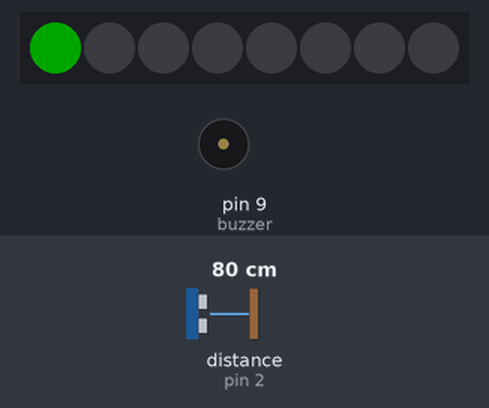
The sketch below on a simulated Arduino Uno, built with avr-gcc and run on an emulated ATmega328P. Shown: 8 RGB LEDs in strip order, left to right, buzzer (waves = sounding). Wiring (inferred from the names in the program): ultrasonic range finder: trigger pin 3; echo pin 2. The test bench sets the inputs (shaded band); at power-on: distance to the obstacle (sensor on pin 2) 80 cm. The echo pulse lasts 58.3 µs per cm; dim RGB values are drawn brighter than linear.

Above: at 1.2 s.
1.3 s: distance to the obstacle (sensor on pin 2) set to 14 cm
2.8 s: distance to the obstacle (sensor on pin 2) set to 11 cm
At 4.0 s:
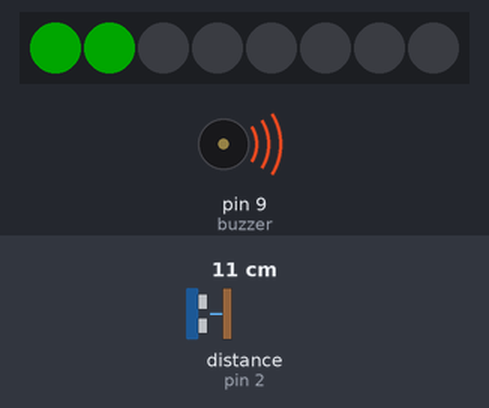
4.3 s: distance to the obstacle (sensor on pin 2) set to 2 cm
At 5.1 s:
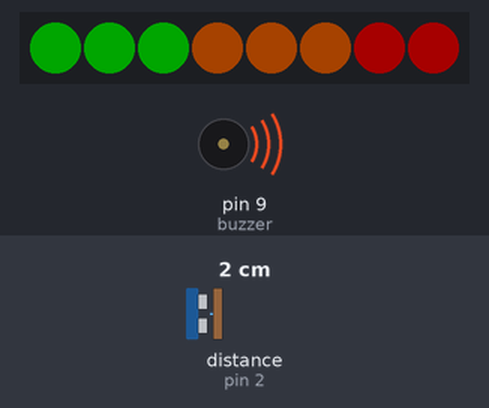
5.8 s: distance to the obstacle (sensor on pin 2) set to 4 cm
At 7.0 s:
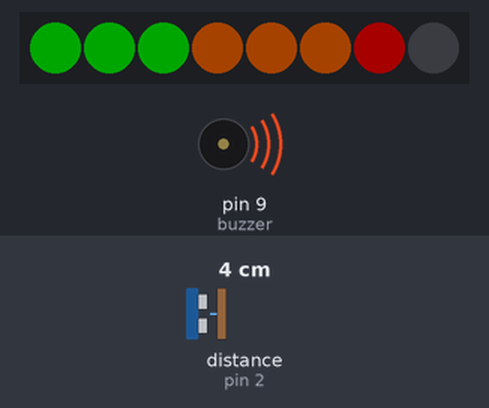
7.3 s: distance to the obstacle (sensor on pin 2) set to 10 cm
At 7.7 s:
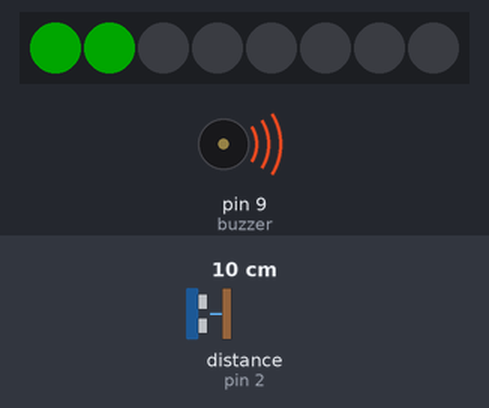
8.8 s: distance to the obstacle (sensor on pin 2) set to 3 cm
At 9.9 s:
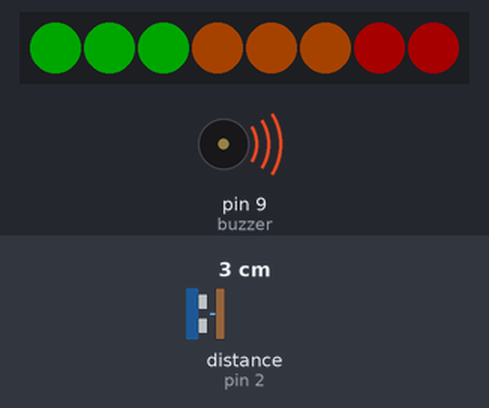
Timing chart, 0 to 11.3 s (numbered marks = the images above; inputs shaded):
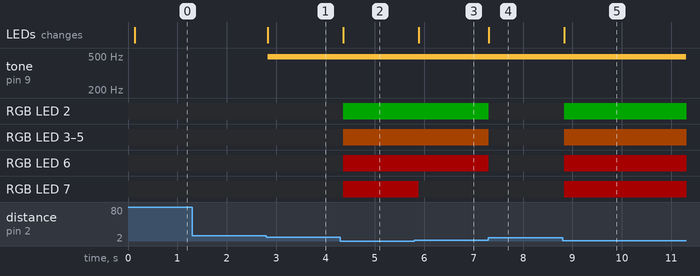

Measured:
- the behaviour switches between 13 and 12 cm on distance to the obstacle (sensor on pin 2) (found by bisection; images 0 and 1)
- after the input at 1.3 s, every drawn part: stays the same
- after the input at 2.8 s, tone on pin 9 (buzzer): silent → 490 Hz at once; the LEDs: change at once (image 1)
- after the input at 4.3 s, RGB LED 2: off → RGB(0, 40, 0) after 0.06 s; RGB LED 3–5: off → RGB(40, 16, 0) after 0.06 s; RGB LED 6, RGB LED 7: off → RGB(40, 0, 0) after 0.06 s; the LEDs: change after 0.06 s (image 2)
- after the input at 5.8 s, RGB LED 7: RGB(40, 0, 0) → off after 0.08 s; the LEDs: change after 0.08 s (image 3)
- after the input at 7.3 s, RGB LED 2: RGB(0, 40, 0) → off at once; RGB LED 3–5: RGB(40, 16, 0) → off at once; RGB LED 6: RGB(40, 0, 0) → off at once; the LEDs: change at once (image 4)
- after the input at 8.8 s, RGB LED 2: off → RGB(0, 40, 0) at once; RGB LED 3–5: off → RGB(40, 16, 0) at once; RGB LED 6, RGB LED 7: off → RGB(40, 0, 0) at once; the LEDs: change at once (image 5)

The sketch:

Project.ino
```cpp
#include <Adafruit_NeoPixel.h>
#include <SoftwareSerial.h>
SoftwareSerial BT(10, 11);
// BT module TX to pin 10
// BT module RX to pin 11
#ifdef __AVR__
#include <avr/power.h>
#endif
#include <EEPROM.h>
#define trigpin 3
#define echopin 2
#define buzzer 9
#define NUM_LEDS 8
#define BRIGHTNESS 40
#define PIN 6
Adafruit_NeoPixel strip = Adafruit_NeoPixel(NUM_LEDS, PIN);
long duration; // variable for the duration of sound wave travel
int distance; // variable for the distance measurement
uint32_t none = strip.Color(0, 0, 0);
uint32_t green = strip.Color(0, 255, 0);
uint32_t orange = strip.Color(255, 102, 0);
uint32_t red = strip.Color(255, 0, 0);
String command;
unsigned long start;
unsigned long current;

void setup()
{
  BT.begin(9600);
  Serial.begin(9600);
  strip.setBrightness(BRIGHTNESS);
  pinMode(trigpin, OUTPUT);
  pinMode(echopin, INPUT);
  pinMode(buzzer, OUTPUT);
  strip.begin();
  strip.show();
  BT.println("Welcome! Enter your command:");
  start = millis();
}

void serialEvent() {
  if (BT.available()) {
    command = BT.readStringUntil('\n');
    command.trim();  // remove any \r \n whitespace at the end of the String
    if (command.equals("Park")) {
      if (distance >= 12) {
        BT.print("Parking spot available. Distance to nearest obstacle: ");
        BT.print(distance);
        BT.println(" cm");
      }
      else {
        BT.print("Can't park here. Obstacle too close at: ");
        BT.print(distance);
        BT.println(" cm");
      }
    }
    else if (command.equals("Distance")) {
      BT.print(distance);
      BT.println(" cm");
    }
    BT.println("Enter your command:");
  }
}

void loop()
{
  delay(100);
  // Clears the trigPin condition
  digitalWrite(trigpin, LOW);
  delayMicroseconds(2);
  // Sets the trigPin HIGH (ACTIVE) for 10 microseconds
  digitalWrite(trigpin, HIGH);
  delayMicroseconds(10);
  digitalWrite(trigpin, LOW);
  // Reads the echoPin, returns the sound wave travel time in microseconds
   duration = pulseIn(echopin, HIGH);
  // Calculating the distance
  distance = duration * 0.034 / 2; // Speed of sound wave divided by 2 (go and back)
  serialEvent();
  if (distance >= 12) {
    strip.setPixelColor(0, green);
    strip.fill(none, 1, NUM_LEDS - 1);
    strip.show();
  }
  else if (distance >= 9) {
    strip.fill(green, 0, 2);
    strip.fill(none, 2, NUM_LEDS - 2);
    strip.show();
    bzzr(2000);   //starts buzzer with specified time interval between beeps
  }
  else if (distance >= 7) {
    strip.fill(green, 0, 3);
    strip.fill(none, 3, NUM_LEDS - 3);
    strip.show();
    bzzr(1000);
  }
  else if (distance >= 6) {
    strip.fill(green, 0, 3);
    strip.setPixelColor(3, orange);
    strip.fill(none, 4, NUM_LEDS - 4);
    strip.show();
    bzzr(700);
  }
  else if (distance >= 5) {
    strip.fill(green, 0, 3);
    strip.fill(orange, 3, 2);
    strip.fill(none, 5, NUM_LEDS - 5);
    strip.show();
    bzzr(500);
  }
  else if (distance >= 4) {
    strip.fill(green, 0, 3);
    strip.fill(orange, 3, 3);
    strip.fill(none, 6, NUM_LEDS - 6);
    strip.show();
    bzzr(400);
  }
  else if (distance >= 3) {
    strip.fill(green, 0, 3);
    strip.fill(orange, 3, 3);
    strip.setPixelColor(6, red);
    strip.setPixelColor(7, none);
    strip.show();
    bzzr(200);
  }
  else if (distance >= 0) {
    strip.fill(green, 0, 3);
    strip.fill(orange, 3, 3);
    strip.fill(red, 6, 2);
    strip.show();
    bzzr(100);
  }
}

void bzzr(int speed) {
  analogWrite(buzzer, 0);
  current = millis();
  if (current - start >= speed) {
    start = current;
    analogWrite(buzzer, 10);
  }
}
```
